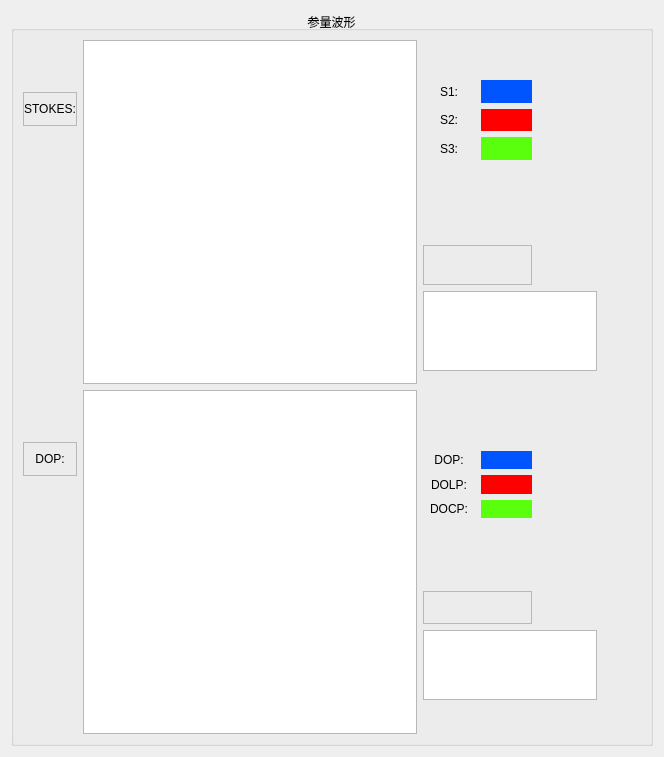
     <widget class="QWidget" name="page_2">
      <layout class="QHBoxLayout" name="horizontalLayout_15">
       <item>
        <widget class="QGroupBox" name="groupBox_2">
         <property name="title">
          <string>参量波形</string>
         </property>
         <property name="alignment">
          <set>Qt::AlignCenter</set>
         </property>
         <property name="flat">
          <bool>true</bool>
         </property>
         <layout class="QHBoxLayout" name="horizontalLayout_23" stretch="1,12,3">
          <item>
           <layout class="QVBoxLayout" name="verticalLayout_23">
            <item>
             <layout class="QVBoxLayout" name="verticalLayout_16" stretch="3,2,15">
              <item>
               <spacer name="verticalSpacer_11">
                <property name="orientation">
                 <enum>Qt::Vertical</enum>
                </property>
                <property name="sizeHint" stdset="0">
                 <size>
                  <width>20</width>
                  <height>40</height>
                 </size>
                </property>
               </spacer>
              </item>
              <item>
               <widget class="QLabel" name="label_31">
                <property name="styleSheet">
                 <string notr="true">font: 12pt &quot;隶书&quot;;</string>
                </property>
                <property name="frameShape">
                 <enum>QFrame::StyledPanel</enum>
                </property>
                <property name="frameShadow">
                 <enum>QFrame::Plain</enum>
                </property>
                <property name="text">
                 <string>STOKES:</string>
                </property>
                <property name="alignment">
                 <set>Qt::AlignCenter</set>
                </property>
               </widget>
              </item>
              <item>
               <spacer name="verticalSpacer_12">
                <property name="orientation">
                 <enum>Qt::Vertical</enum>
                </property>
                <property name="sizeHint" stdset="0">
                 <size>
                  <width>20</width>
                  <height>40</height>
                 </size>
                </property>
               </spacer>
              </item>
             </layout>
            </item>
            <item>
             <layout class="QVBoxLayout" name="verticalLayout_15" stretch="3,2,15">
              <item>
               <spacer name="verticalSpacer_16">
                <property name="orientation">
                 <enum>Qt::Vertical</enum>
                </property>
                <property name="sizeHint" stdset="0">
                 <size>
                  <width>20</width>
                  <height>40</height>
                 </size>
                </property>
               </spacer>
              </item>
              <item>
               <widget class="QLabel" name="label_32">
                <property name="styleSheet">
                 <string notr="true">font: 12pt &quot;隶书&quot;;</string>
                </property>
                <property name="frameShape">
                 <enum>QFrame::StyledPanel</enum>
                </property>
                <property name="text">
                 <string>DOP:</string>
                </property>
                <property name="alignment">
                 <set>Qt::AlignCenter</set>
                </property>
               </widget>
              </item>
              <item>
               <spacer name="verticalSpacer_17">
                <property name="orientation">
                 <enum>Qt::Vertical</enum>
                </property>
                <property name="sizeHint" stdset="0">
                 <size>
                  <width>20</width>
                  <height>40</height>
                 </size>
                </property>
               </spacer>
              </item>
             </layout>
            </item>
           </layout>
          </item>
          <item>
           <layout class="QVBoxLayout" name="verticalLayout_24">
            <item>
             <widget class="QWChartView" name="widgetWaveStokes"/>
            </item>
            <item>
             <widget class="QWChartView" name="widgetWaveDop"/>
            </item>
           </layout>
          </item>
          <item>
           <layout class="QVBoxLayout" name="verticalLayout_25">
            <item>
             <layout class="QVBoxLayout" name="verticalLayout_19" stretch="1,2,2,1,2,1">
              <item>
               <spacer name="verticalSpacer_20">
                <property name="orientation">
                 <enum>Qt::Vertical</enum>
                </property>
                <property name="sizeHint" stdset="0">
                 <size>
                  <width>20</width>
                  <height>40</height>
                 </size>
                </property>
               </spacer>
              </item>
              <item>
               <layout class="QHBoxLayout" name="horizontalLayout_17" stretch="0,0">
                <item>
                 <layout class="QHBoxLayout" name="horizontalLayout_16" stretch="5,5">
                  <item>
                   <layout class="QVBoxLayout" name="verticalLayout_17">
                    <item>
                     <widget class="QLabel" name="label_33">
                      <property name="contextMenuPolicy">
                       <enum>Qt::CustomContextMenu</enum>
                      </property>
                      <property name="layoutDirection">
                       <enum>Qt::LeftToRight</enum>
                      </property>
                      <property name="styleSheet">
                       <string notr="true">font: 8pt &quot;隶书&quot;;</string>
                      </property>
                      <property name="text">
                       <string>S1:</string>
                      </property>
                      <property name="alignment">
                       <set>Qt::AlignCenter</set>
                      </property>
                     </widget>
                    </item>
                    <item>
                     <widget class="QLabel" name="label_34">
                      <property name="styleSheet">
                       <string notr="true">font: 8pt &quot;隶书&quot;;</string>
                      </property>
                      <property name="text">
                       <string>S2:</string>
                      </property>
                      <property name="alignment">
                       <set>Qt::AlignCenter</set>
                      </property>
                     </widget>
                    </item>
                    <item>
                     <widget class="QLabel" name="label_35">
                      <property name="styleSheet">
                       <string notr="true">font: 8pt &quot;隶书&quot;;</string>
                      </property>
                      <property name="text">
                       <string>S3:</string>
                      </property>
                      <property name="alignment">
                       <set>Qt::AlignCenter</set>
                      </property>
                     </widget>
                    </item>
                   </layout>
                  </item>
                  <item>
                   <layout class="QVBoxLayout" name="verticalLayout_18">
                    <item>
                     <widget class="QLabel" name="label_36">
                      <property name="styleSheet">
                       <string notr="true">background-color: rgb(0, 85, 255);</string>
                      </property>
                      <property name="text">
                       <string/>
                      </property>
                     </widget>
                    </item>
                    <item>
                     <widget class="QLabel" name="label_37">
                      <property name="styleSheet">
                       <string notr="true">background-color: rgb(255, 0, 0);</string>
                      </property>
                      <property name="text">
                       <string/>
                      </property>
                     </widget>
                    </item>
                    <item>
                     <widget class="QLabel" name="label_38">
                      <property name="styleSheet">
                       <string notr="true">background-color: rgb(90, 255, 14);</string>
                      </property>
                      <property name="text">
                       <string/>
                      </property>
                     </widget>
                    </item>
                   </layout>
                  </item>
                 </layout>
                </item>
                <item>
                 <spacer name="horizontalSpacer_13">
                  <property name="orientation">
                   <enum>Qt::Horizontal</enum>
                  </property>
                  <property name="sizeHint" stdset="0">
                   <size>
                    <width>40</width>
                    <height>20</height>
                   </size>
                  </property>
                 </spacer>
                </item>
               </layout>
              </item>
              <item>
               <spacer name="verticalSpacer_13">
                <property name="orientation">
                 <enum>Qt::Vertical</enum>
                </property>
                <property name="sizeHint" stdset="0">
                 <size>
                  <width>17</width>
                  <height>13</height>
                 </size>
                </property>
               </spacer>
              </item>
              <item>
               <layout class="QHBoxLayout" name="horizontalLayout_18" stretch="5,5">
                <item>
                 <widget class="QLabel" name="LabelStokes">
                  <property name="frameShape">
                   <enum>QFrame::StyledPanel</enum>
                  </property>
                  <property name="text">
                   <string/>
                  </property>
                 </widget>
                </item>
                <item>
                 <spacer name="horizontalSpacer_12">
                  <property name="orientation">
                   <enum>Qt::Horizontal</enum>
                  </property>
                  <property name="sizeHint" stdset="0">
                   <size>
                    <width>40</width>
                    <height>20</height>
                   </size>
                  </property>
                 </spacer>
                </item>
               </layout>
              </item>
              <item>
               <layout class="QHBoxLayout" name="horizontalLayout_19" stretch="8,2">
                <item>
                 <widget class="QTableView" name="tableViewStokes"/>
                </item>
                <item>
                 <spacer name="horizontalSpacer_11">
                  <property name="orientation">
                   <enum>Qt::Horizontal</enum>
                  </property>
                  <property name="sizeHint" stdset="0">
                   <size>
                    <width>40</width>
                    <height>20</height>
                   </size>
                  </property>
                 </spacer>
                </item>
               </layout>
              </item>
              <item>
               <spacer name="verticalSpacer_21">
                <property name="orientation">
                 <enum>Qt::Vertical</enum>
                </property>
                <property name="sizeHint" stdset="0">
                 <size>
                  <width>20</width>
                  <height>40</height>
                 </size>
                </property>
               </spacer>
              </item>
             </layout>
            </item>
            <item>
             <layout class="QVBoxLayout" name="verticalLayout_22" stretch="1,2,2,1,2,1">
              <item>
               <spacer name="verticalSpacer_19">
                <property name="orientation">
                 <enum>Qt::Vertical</enum>
                </property>
                <property name="sizeHint" stdset="0">
                 <size>
                  <width>218</width>
                  <height>13</height>
                 </size>
                </property>
               </spacer>
              </item>
              <item>
               <layout class="QHBoxLayout" name="horizontalLayout_21">
                <item>
                 <layout class="QHBoxLayout" name="horizontalLayout_22" stretch="5,5">
                  <item>
                   <layout class="QVBoxLayout" name="verticalLayout_20">
                    <item>
                     <widget class="QLabel" name="label_39">
                      <property name="contextMenuPolicy">
                       <enum>Qt::CustomContextMenu</enum>
                      </property>
                      <property name="layoutDirection">
                       <enum>Qt::LeftToRight</enum>
                      </property>
                      <property name="styleSheet">
                       <string notr="true">font: 8pt &quot;隶书&quot;;</string>
                      </property>
                      <property name="text">
                       <string>DOP:</string>
                      </property>
                      <property name="alignment">
                       <set>Qt::AlignCenter</set>
                      </property>
                     </widget>
                    </item>
                    <item>
                     <widget class="QLabel" name="label_40">
                      <property name="styleSheet">
                       <string notr="true">font: 8pt &quot;隶书&quot;;</string>
                      </property>
                      <property name="text">
                       <string>DOLP:</string>
                      </property>
                      <property name="alignment">
                       <set>Qt::AlignCenter</set>
                      </property>
                     </widget>
                    </item>
                    <item>
                     <widget class="QLabel" name="label_41">
                      <property name="styleSheet">
                       <string notr="true">font: 8pt &quot;隶书&quot;;</string>
                      </property>
                      <property name="text">
                       <string>DOCP:</string>
                      </property>
                      <property name="alignment">
                       <set>Qt::AlignCenter</set>
                      </property>
                     </widget>
                    </item>
                   </layout>
                  </item>
                  <item>
                   <layout class="QVBoxLayout" name="verticalLayout_21">
                    <item>
                     <widget class="QLabel" name="label_42">
                      <property name="styleSheet">
                       <string notr="true">background-color: rgb(0, 85, 255);</string>
                      </property>
                      <property name="text">
                       <string/>
                      </property>
                     </widget>
                    </item>
                    <item>
                     <widget class="QLabel" name="label_43">
                      <property name="styleSheet">
                       <string notr="true">background-color: rgb(255, 0, 0);</string>
                      </property>
                      <property name="text">
                       <string/>
                      </property>
                     </widget>
                    </item>
                    <item>
                     <widget class="QLabel" name="label_44">
                      <property name="styleSheet">
                       <string notr="true">background-color: rgb(90, 255, 14);</string>
                      </property>
                      <property name="text">
                       <string/>
                      </property>
                     </widget>
                    </item>
                   </layout>
                  </item>
                 </layout>
                </item>
                <item>
                 <spacer name="horizontalSpacer_14">
                  <property name="orientation">
                   <enum>Qt::Horizontal</enum>
                  </property>
                  <property name="sizeHint" stdset="0">
                   <size>
                    <width>40</width>
                    <height>20</height>
                   </size>
                  </property>
                 </spacer>
                </item>
               </layout>
              </item>
              <item>
               <spacer name="verticalSpacer_14">
                <property name="orientation">
                 <enum>Qt::Vertical</enum>
                </property>
                <property name="sizeHint" stdset="0">
                 <size>
                  <width>218</width>
                  <height>13</height>
                 </size>
                </property>
               </spacer>
              </item>
              <item>
               <layout class="QHBoxLayout" name="horizontalLayout_25" stretch="5,5">
                <item>
                 <widget class="QLabel" name="LabelDop">
                  <property name="frameShape">
                   <enum>QFrame::StyledPanel</enum>
                  </property>
                  <property name="text">
                   <string/>
                  </property>
                 </widget>
                </item>
                <item>
                 <spacer name="horizontalSpacer_15">
                  <property name="orientation">
                   <enum>Qt::Horizontal</enum>
                  </property>
                  <property name="sizeHint" stdset="0">
                   <size>
                    <width>40</width>
                    <height>20</height>
                   </size>
                  </property>
                 </spacer>
                </item>
               </layout>
              </item>
              <item>
               <layout class="QHBoxLayout" name="horizontalLayout_20" stretch="8,2">
                <item>
                 <widget class="QTableView" name="tableViewDop"/>
                </item>
                <item>
                 <spacer name="horizontalSpacer_16">
                  <property name="orientation">
                   <enum>Qt::Horizontal</enum>
                  </property>
                  <property name="sizeHint" stdset="0">
                   <size>
                    <width>40</width>
                    <height>20</height>
                   </size>
                  </property>
                 </spacer>
                </item>
               </layout>
              </item>
              <item>
               <spacer name="verticalSpacer_18">
                <property name="orientation">
                 <enum>Qt::Vertical</enum>
                </property>
                <property name="sizeHint" stdset="0">
                 <size>
                  <width>218</width>
                  <height>13</height>
                 </size>
                </property>
               </spacer>
              </item>
             </layout>
            </item>
           </layout>
          </item>
         </layout>
        </widget>
       </item>
      </layout>
     </widget>
